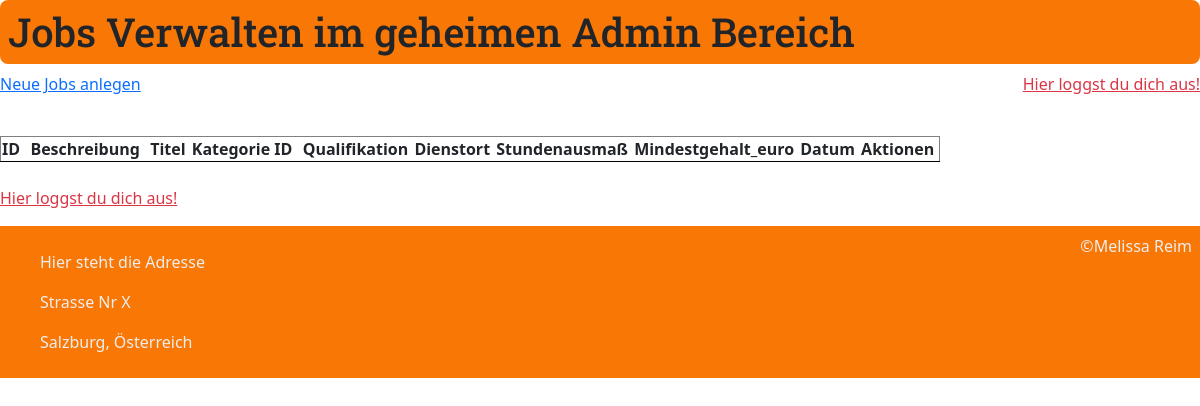
Page /PHP/admin/jobs_liste.php (signed in) on the earlier database version.
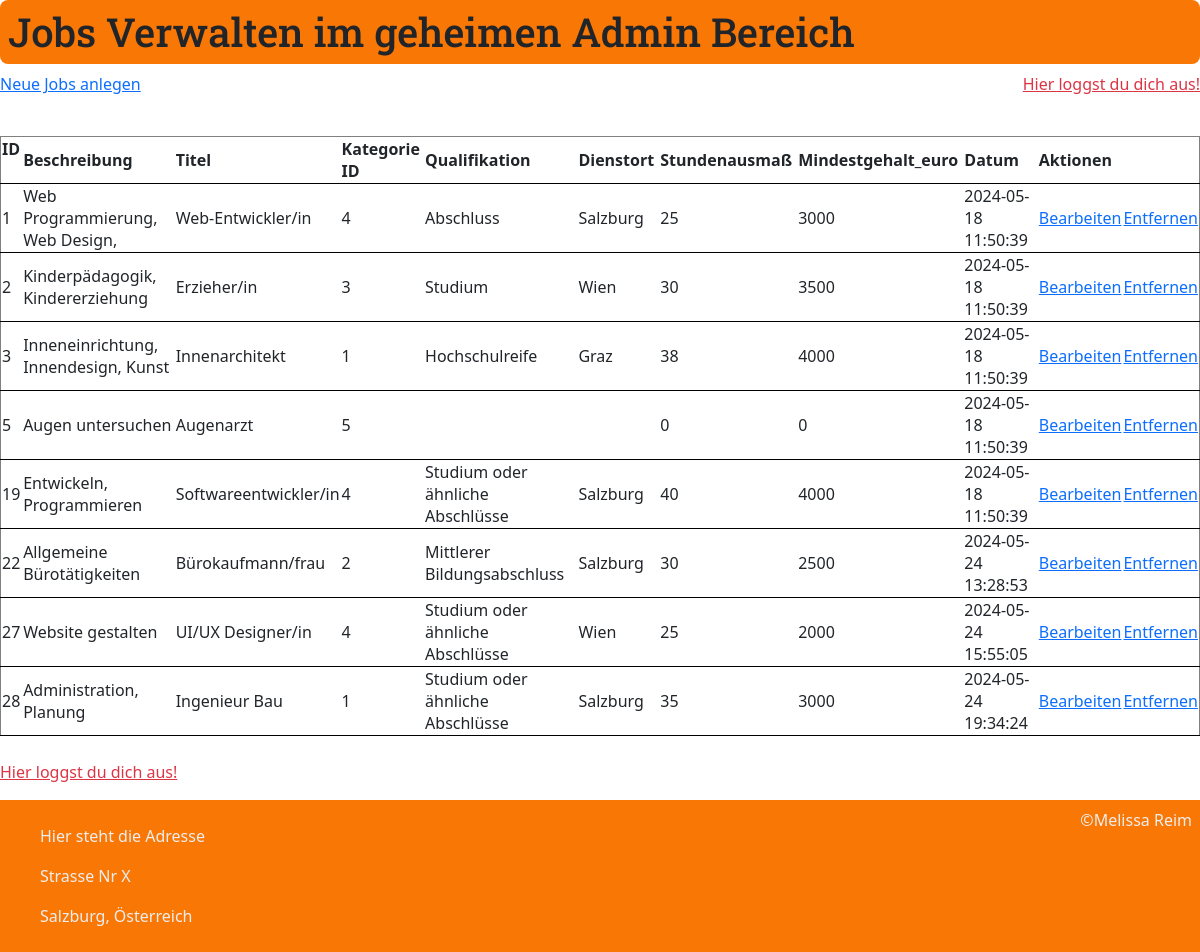
Same page on the later database version.
### tables this page shows
CREATE TABLE `jobs` (
  `id` int(10) UNSIGNED NOT NULL,
  `jobs` varchar(255) NOT NULL,
  `titel` varchar(255) NOT NULL,
  `kategorie_id` int(10) UNSIGNED NOT NULL,
  `qualifikation` varchar(255) NOT NULL,
  `dienstort` varchar(50) NOT NULL,
  `stundenausmaß` varchar(255) NOT NULL,
  `mindestgehalt_euro` varchar(255) NOT NULL,
  `datum` datetime NOT NULL DEFAULT current_timestamp()
);

### PHP/admin/funktionen.php (called while the page is built, shortened)
<?php
$db = mysqli_connect("localhost", "root", "", "getajob");
mysqli_set_charset($db, "utf8");
function query ($sql_befehl) {
    global $db;
    $result = mysqli_query($db, $sql_befehl);
    return $result;
}

### PHP/admin/jobs_liste.php (the view, shortened to what this page needs)
<link rel="stylesheet" href="style.css">
<link
rel="stylesheet"
href="../vendor/bootstrap-5.3.2-dist/css/bootstrap.css"
/>
<?php
include "funktionen.php";
?>
<h1>Jobs Verwalten im geheimen Admin Bereich</h1>
<div style="display: flex; justify-content:space-between;">
<p><a href="jobs_anlegen.php">Neue Jobs anlegen</a></p>
<p><a class="link-danger" href="logout.php">Hier loggst du dich aus!</a></p>
</div>
<?php
$result = query ( "SELECT * FROM jobs ORDER BY id ASC");
echo "<table id='myTable' border='1'>";
echo "<thead style='border-bottom: 1px solid black;'>";
echo "<tr style='border-bottom: 1px solid black;'>";
    echo "<th>ID &nbsp;</th>";
    echo "<th>Beschreibung &nbsp;</th>";
    echo "<th>Titel&nbsp;</th>";
    echo "<th>Kategorie ID &nbsp;</th>";
    echo "<th>Qualifikation&nbsp;</th>";
    echo "<th>Dienstort&nbsp;</th>";
    echo "<th>Stundenausmaß&nbsp;</th>";
    echo "<th>Mindestgehalt_euro&nbsp;</th>";
    echo "<th>Datum&nbsp;</th>";
    echo "<th>Aktionen&nbsp;</th>";
echo "</tr>";
echo "</thead>";
    echo "<tbody>";
while ($row = mysqli_fetch_assoc($result)) {
    echo "<tr style='border-bottom: 1px solid black;'>";
        echo "<td>" . $row["id"]  .  "</td>";
        echo "<td>" . $row["jobs"]  .  "</td>";
        echo "<td>" . $row["titel"]  .  "</td>";
        echo "<td>" . $row["kategorie_id"]  .  "</td>";
        echo "<td>" . $row["qualifikation"]  .  "</td>";
        echo "<td>" . $row["dienstort"]  .  "</td>";
        echo "<td>" . $row["stundenausmaß"]  .  "</td>";
        echo "<td>" . $row["mindestgehalt_euro"]  .  "</td>";
        echo "<td>" . $row["datum"]  .  "</td>";
        echo "<td>" . "<a href='jobs_bearbeiten.php?id={$row["id"]}'>Bearbeiten</a>"  .  "</td>";
        echo "<td>" . "<a href='jobs_entfernen.php?id={$row["id"]}'>Entfernen</a>"  .  "</td>";
    echo "</tr>";
}
    echo"</tbody>";
    echo"</table>";
?>
<p><a class="link-danger" href="logout.php">Hier loggst du dich aus!</a></p>
<?php
include "../fuss.php";
?>

Differences in the rows shown:
added jobs: id "1", jobs "Web Programmierung, Web Design,", titel "Web-Entwickler/in", kategorie "4", qualifikation "Abschluss", dienstort "Salzburg", stundenausmaß "25", mindestgehalt_euro "3000", datum "2024-05-18 11:50:39"
added jobs: id "2", jobs "Kinderpädagogik, Kindererziehung", titel "Erzieher/in", kategorie "3", qualifikation "Studium", dienstort "Wien", stundenausmaß "30", mindestgehalt_euro "3500", datum "2024-05-18 11:50:39"
added jobs: id "3", jobs "Inneneinrichtung, Innendesign, Kunst", titel "Innenarchitekt", kategorie "1", qualifikation "Hochschulreife", dienstort "Graz", stundenausmaß "38", mindestgehalt_euro "4000", datum "2024-05-18 11:50:39"
added jobs: id "5", jobs "Augen untersuchen", titel "Augenarzt", kategorie "5", stundenausmaß "0", mindestgehalt_euro "0", datum "2024-05-18 11:50:39"
added jobs: id "19", jobs "Entwickeln, Programmieren", titel "Softwareentwickler/in", kategorie "4", qualifikation "Studium oder ähnliche Abschlüsse", dienstort "Salzburg", stundenausmaß "40", mindestgehalt_euro "4000", datum "2024-05-18 11:50:39"
added jobs: id "22", jobs "Allgemeine Bürotätigkeiten", titel "Bürokaufmann/frau", kategorie "2", qualifikation "Mittlerer Bildungsabschluss", dienstort "Salzburg", stundenausmaß "30", mindestgehalt_euro "2500", datum "2024-05-24 13:28:53"
added jobs: id "27", jobs "Website gestalten", titel "UI/UX Designer/in", kategorie "4", qualifikation "Studium oder ähnliche Abschlüsse", dienstort "Wien", stundenausmaß "25", mindestgehalt_euro "2000", datum "2024-05-24 15:55:05"
added jobs: id "28", jobs "Administration, Planung", titel "Ingenieur Bau", kategorie "1", qualifikation "Studium oder ähnliche Abschlüsse", dienstort "Salzburg", stundenausmaß "35", mindestgehalt_euro "3000", datum "2024-05-24 19:34:24"
